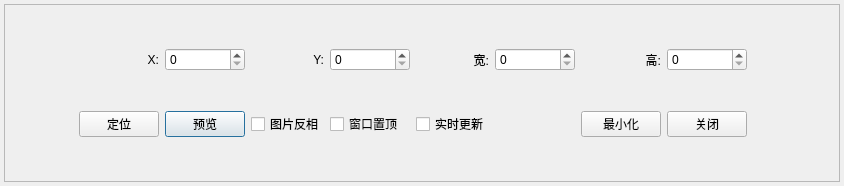
<?xml version="1.0" encoding="UTF-8"?>
<ui version="4.0">
 <class>DialogLocate</class>
 <widget class="QDialog" name="DialogLocate">
  <property name="geometry">
   <rect>
    <x>0</x>
    <y>0</y>
    <width>844</width>
    <height>186</height>
   </rect>
  </property>
  <property name="windowTitle">
   <string>Locate</string>
  </property>
  <property name="windowOpacity">
   <double>0.700000000000000</double>
  </property>
  <layout class="QGridLayout" name="gridLayout">
   <property name="leftMargin">
    <number>0</number>
   </property>
   <property name="topMargin">
    <number>0</number>
   </property>
   <property name="rightMargin">
    <number>0</number>
   </property>
   <property name="bottomMargin">
    <number>0</number>
   </property>
   <property name="horizontalSpacing">
    <number>6</number>
   </property>
   <item row="0" column="0">
    <widget class="QWidget" name="widget" native="true">
     <property name="sizePolicy">
      <sizepolicy hsizetype="Expanding" vsizetype="Expanding">
       <horstretch>0</horstretch>
       <verstretch>0</verstretch>
      </sizepolicy>
     </property>
     <layout class="QHBoxLayout" name="horizontalLayout">
      <property name="leftMargin">
       <number>4</number>
      </property>
      <property name="topMargin">
       <number>4</number>
      </property>
      <property name="rightMargin">
       <number>4</number>
      </property>
      <property name="bottomMargin">
       <number>4</number>
      </property>
      <item>
       <widget class="QFrame" name="frame">
        <property name="frameShape">
         <enum>QFrame::Shape::StyledPanel</enum>
        </property>
        <property name="frameShadow">
         <enum>QFrame::Shadow::Raised</enum>
        </property>
        <layout class="QGridLayout" name="gridLayout_2">
         <item row="0" column="9">
          <widget class="QSpinBox" name="spinBox_region_height">
           <property name="sizePolicy">
            <sizepolicy hsizetype="Preferred" vsizetype="Fixed">
             <horstretch>0</horstretch>
             <verstretch>0</verstretch>
            </sizepolicy>
           </property>
           <property name="minimumSize">
            <size>
             <width>80</width>
             <height>0</height>
            </size>
           </property>
           <property name="maximum">
            <number>2000</number>
           </property>
          </widget>
         </item>
         <item row="1" column="3">
          <widget class="QPushButton" name="pushButton_preview">
           <property name="text">
            <string>预览</string>
           </property>
          </widget>
         </item>
         <item row="1" column="5">
          <widget class="QCheckBox" name="checkBox_dialog_always_on_top">
           <property name="text">
            <string>窗口置顶</string>
           </property>
          </widget>
         </item>
         <item row="0" column="10" colspan="3">
          <spacer name="horizontalSpacer_4">
           <property name="orientation">
            <enum>Qt::Orientation::Horizontal</enum>
           </property>
           <property name="sizeHint" stdset="0">
            <size>
             <width>85</width>
             <height>25</height>
            </size>
           </property>
          </spacer>
         </item>
         <item row="1" column="6">
          <widget class="QCheckBox" name="checkBox_live_locate">
           <property name="text">
            <string>实时更新</string>
           </property>
          </widget>
         </item>
         <item row="1" column="12">
          <spacer name="horizontalSpacer_2">
           <property name="orientation">
            <enum>Qt::Orientation::Horizontal</enum>
           </property>
           <property name="sizeHint" stdset="0">
            <size>
             <width>86</width>
             <height>25</height>
            </size>
           </property>
          </spacer>
         </item>
         <item row="1" column="0" colspan="2">
          <spacer name="horizontalSpacer_3">
           <property name="orientation">
            <enum>Qt::Orientation::Horizontal</enum>
           </property>
           <property name="sizeHint" stdset="0">
            <size>
             <width>101</width>
             <height>25</height>
            </size>
           </property>
          </spacer>
         </item>
         <item row="0" column="8">
          <widget class="QLabel" name="label_8">
           <property name="mouseTracking">
            <bool>false</bool>
           </property>
           <property name="text">
            <string>高:</string>
           </property>
           <property name="alignment">
            <set>Qt::AlignmentFlag::AlignRight|Qt::AlignmentFlag::AlignTrailing|Qt::AlignmentFlag::AlignVCenter</set>
           </property>
          </widget>
         </item>
         <item row="1" column="9">
          <widget class="QPushButton" name="pushButton_close">
           <property name="text">
            <string>关闭</string>
           </property>
          </widget>
         </item>
         <item row="1" column="2">
          <widget class="QPushButton" name="pushButton_locate">
           <property name="text">
            <string>定位</string>
           </property>
          </widget>
         </item>
         <item row="1" column="8">
          <widget class="QPushButton" name="pushButton_minimize">
           <property name="text">
            <string>最小化</string>
           </property>
          </widget>
         </item>
         <item row="1" column="4">
          <widget class="QCheckBox" name="checkBox_reverse_image">
           <property name="text">
            <string>图片反相</string>
           </property>
          </widget>
         </item>
         <item row="0" column="7">
          <widget class="QSpinBox" name="spinBox_region_width">
           <property name="sizePolicy">
            <sizepolicy hsizetype="Minimum" vsizetype="Fixed">
             <horstretch>0</horstretch>
             <verstretch>0</verstretch>
            </sizepolicy>
           </property>
           <property name="minimumSize">
            <size>
             <width>80</width>
             <height>0</height>
            </size>
           </property>
           <property name="maximum">
            <number>2000</number>
           </property>
          </widget>
         </item>
         <item row="0" column="6">
          <widget class="QLabel" name="label_7">
           <property name="mouseTracking">
            <bool>false</bool>
           </property>
           <property name="text">
            <string>宽:</string>
           </property>
           <property name="alignment">
            <set>Qt::AlignmentFlag::AlignRight|Qt::AlignmentFlag::AlignTrailing|Qt::AlignmentFlag::AlignVCenter</set>
           </property>
          </widget>
         </item>
         <item row="0" column="5">
          <widget class="QSpinBox" name="spinBox_region_y">
           <property name="sizePolicy">
            <sizepolicy hsizetype="Minimum" vsizetype="Fixed">
             <horstretch>0</horstretch>
             <verstretch>0</verstretch>
            </sizepolicy>
           </property>
           <property name="minimumSize">
            <size>
             <width>80</width>
             <height>0</height>
            </size>
           </property>
           <property name="maximum">
            <number>2000</number>
           </property>
          </widget>
         </item>
         <item row="0" column="4">
          <widget class="QLabel" name="label_11">
           <property name="sizePolicy">
            <sizepolicy hsizetype="Preferred" vsizetype="Preferred">
             <horstretch>0</horstretch>
             <verstretch>0</verstretch>
            </sizepolicy>
           </property>
           <property name="mouseTracking">
            <bool>false</bool>
           </property>
           <property name="text">
            <string>Y:</string>
           </property>
           <property name="alignment">
            <set>Qt::AlignmentFlag::AlignRight|Qt::AlignmentFlag::AlignTrailing|Qt::AlignmentFlag::AlignVCenter</set>
           </property>
          </widget>
         </item>
         <item row="0" column="3">
          <widget class="QSpinBox" name="spinBox_region_x">
           <property name="sizePolicy">
            <sizepolicy hsizetype="Minimum" vsizetype="Fixed">
             <horstretch>0</horstretch>
             <verstretch>0</verstretch>
            </sizepolicy>
           </property>
           <property name="minimumSize">
            <size>
             <width>80</width>
             <height>0</height>
            </size>
           </property>
           <property name="maximum">
            <number>2000</number>
           </property>
          </widget>
         </item>
         <item row="0" column="2">
          <widget class="QLabel" name="label_9">
           <property name="mouseTracking">
            <bool>false</bool>
           </property>
           <property name="text">
            <string>X:</string>
           </property>
           <property name="alignment">
            <set>Qt::AlignmentFlag::AlignRight|Qt::AlignmentFlag::AlignTrailing|Qt::AlignmentFlag::AlignVCenter</set>
           </property>
          </widget>
         </item>
         <item row="0" column="0" colspan="2">
          <spacer name="horizontalSpacer_6">
           <property name="orientation">
            <enum>Qt::Orientation::Horizontal</enum>
           </property>
           <property name="sizeHint" stdset="0">
            <size>
             <width>96</width>
             <height>25</height>
            </size>
           </property>
          </spacer>
         </item>
        </layout>
       </widget>
      </item>
     </layout>
    </widget>
   </item>
  </layout>
 </widget>
 <resources/>
 <connections/>
</ui>
